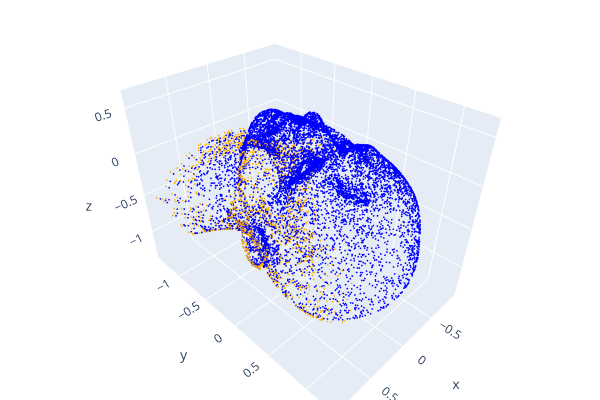
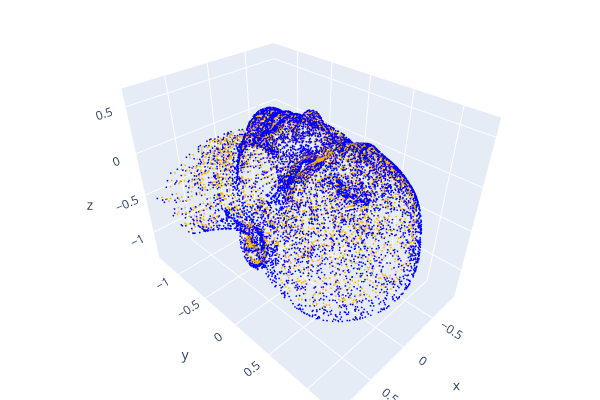

Notebook cell for these charts, in order:
### Code cell
# %%
results = []

# We'll use the original ref_points from your first load_data call as the static target
# Ensure ref_points and ref_feats are ready
ref_points_np = np.asarray(ref_pcd.points).astype(np.float32)
ref_feats_np = np.ones((ref_points_np.shape[0], 1), dtype=np.float32)

print(f"Starting forward passes for {len(view_samples)} random views...")

for i, view_pcd in enumerate(view_samples):
    # 1. Prepare data for this specific view
    view_points_np = np.asarray(view_pcd.points).astype(np.float32)
    view_feats_np = np.ones((view_points_np.shape[0], 1), dtype=np.float32)

    # Reconstruct a data_dict similar to what load_data() produces
    # Note: We use the same ref as the original for consistency
    sample_data_dict = {
        "ref_points": ref_points_np,
        "src_points": view_points_np,
        "ref_feats": ref_feats_np,
        "src_feats": view_feats_np,
        "gt_z": np.zeros((32, 100), dtype=np.float32), # Default placeholder
        "transform": np.eye(4).astype(np.float32)      # Identity since these are partial views of the GT
    }

    # 2. Collate and Preprocess (matching your neighbor_limits)
    neighbor_limits = [38, 36, 36, 38]
    collated_dict = registration_collate_fn_stack_mode(
        [sample_data_dict], cfg.backbone.num_stages, cfg.backbone.init_voxel_size, cfg.backbone.init_radius, neighbor_limits
    )

    # 3. Model Inference
    collated_dict = to_cuda(collated_dict)
    with torch.no_grad():
        view_output = model(collated_dict)
    
    collated_dict = release_cuda(collated_dict)
    view_output = release_cuda(view_output)

    # 4. Extract results
    est_transform = view_output["estimated_transform"]
    est_scale = view_output["pred_scale"]
    
    results.append({
        "pcd": view_pcd,
        "transform": est_transform,
        "scale": est_scale
    })
    
    print(f"View {i+1} processed. Predicted Scale: {est_scale:.4f}")

# %% [markdown]
# ### Visualize Predicted Transformations and Calculate Errors (RRE/RTE)

# %%
for i, res in enumerate(results):
    print(f"\n--- Analysis for View {i+1} ---")
    
    # 1. Compute Errors
    # 'transform' is the ground truth loaded from your GT_FILE earlier
    rre, rte = compute_registration_error(transform, res["transform"])
    
    # Calculate scale error (difference between loaded 'scale' and 'pred_scale')
    # Using the global 'scale' variable from your script's configuration
    scale_err = scale - res["scale"]
    
    print(f"RRE (deg): {rre:.3f}")
    print(f"RTE (m):   {rte:.3f}")
    print(f"Scale Error (GT - Pred): {scale_err:.3f}")
    print(f"Predicted Scale: {res['scale']:.4f}")

    # 2. Visualization Setup
    # Original Reference (Blue)
    ref_viz = copy.deepcopy(ref_pcd)
    ref_viz.paint_uniform_color([0.0, 0.0, 1.0]) # Blue
    
    # Source View (Transformed by model)
    # Logic: scale to unit space first, then apply estimated transform
    transformed_src = copy.deepcopy(res["pcd"])
    transformed_src.scale(1.0 / res["scale"], center=(0, 0, 0))
    transformed_src.transform(res["transform"])
    transformed_src.paint_uniform_color([1.0, 0.7, 0.0]) # Orange/Yellow
    
    # 3. Render
    print(f"Visualizing Alignment: Orange (Aligned Partial View) vs Blue (Reference)")
    o3d.visualization.draw_plotly([ref_viz, transformed_src])

### Figure 1 — Plotly figure (JSON) as saved in the notebook; plotly's stock layout.template omitted (floating-point values rounded to 4 significant figures; data arrays with more than 128 entries replaced by an {"elided": "..."} marker saying what was removed)
{"data": [{"marker": {"color": {"elided": "10788x3 float values"}, "size": 1}, "mode": "markers", "type": "scatter3d", "x": {"elided": "10788 float values"}, "y": {"elided": "10788 float values"}, "z": {"elided": "10788 float values"}}, {"marker": {"color": {"elided": "1727x3 float values"}, "size": 1}, "mode": "markers", "type": "scatter3d", "x": {"elided": "1727 float values"}, "y": {"elided": "1727 float values"}, "z": {"elided": "1727 float values"}}], "layout": {"height": 400, "margin": {"b": 0, "l": 0, "r": 0, "t": 0}, "scene": {"camera": {"center": {"x": 0, "y": 0, "z": 0}, "up": {"x": 0, "y": 0, "z": 1}}}, "showlegend": false, "width": 600}}

### Figure 2 — Plotly figure (JSON) as saved in the notebook; plotly's stock layout.template omitted (floating-point values rounded to 4 significant figures; data arrays with more than 128 entries replaced by an {"elided": "..."} marker saying what was removed)
{"data": [{"marker": {"color": {"elided": "10788x3 float values"}, "size": 1}, "mode": "markers", "type": "scatter3d", "x": {"elided": "10788 float values"}, "y": {"elided": "10788 float values"}, "z": {"elided": "10788 float values"}}, {"marker": {"color": {"elided": "4966x3 float values"}, "size": 1}, "mode": "markers", "type": "scatter3d", "x": {"elided": "4966 float values"}, "y": {"elided": "4966 float values"}, "z": {"elided": "4966 float values"}}], "layout": {"height": 400, "margin": {"b": 0, "l": 0, "r": 0, "t": 0}, "scene": {"camera": {"center": {"x": 0, "y": 0, "z": 0}, "up": {"x": 0, "y": 0, "z": 1}}}, "showlegend": false, "width": 600}}
